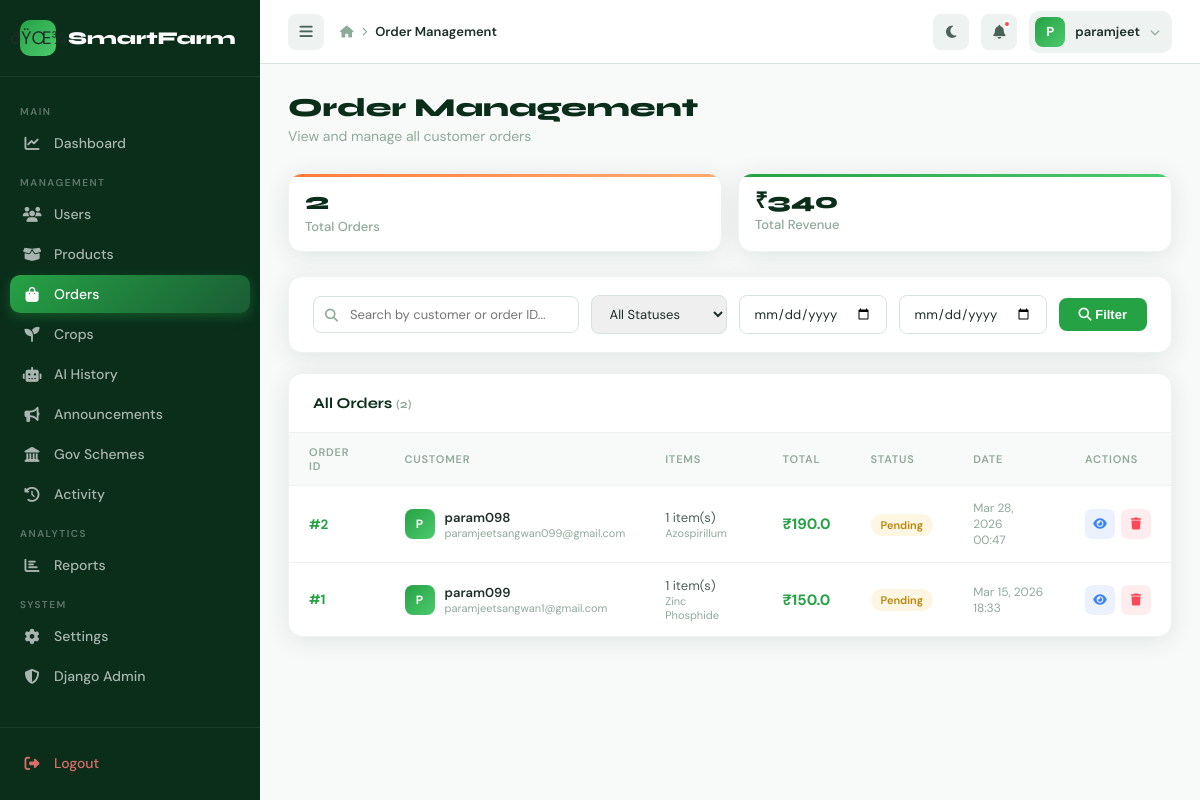
/myadmin/orders/ (signed in), run on the app's committed database.
### apps/orders/models.py (models this page shows, shortened)
class Order(models.Model):
    STATUS_CHOICES = [
        ('pending',    'Pending'),
        ('processing', 'Processing'),
        ('shipped',    'Shipped'),
        ('delivered',  'Delivered'),
        ('cancelled',  'Cancelled'),
        ('returned',   'Returned'),
    ]
    PAYMENT_CHOICES = [
        ('cod',      'Cash on Delivery'),
        ('razorpay', 'Razorpay'),
        ('stripe',   'Stripe'),
        ('upi',      'UPI'),
        ('card',     'Credit / Debit Card'),
    ]
    user = models.ForeignKey(User, on_delete=models.CASCADE, related_name='orders')
    shipping_address = models.ForeignKey(
        ShippingAddress, on_delete=models.SET_NULL,
        null=True, blank=True, related_name='orders'
    )
    total_price = models.FloatField(default=0)
    status = models.CharField(max_length=20, choices=STATUS_CHOICES, default='pending')
    payment_method = models.CharField(max_length=20, choices=PAYMENT_CHOICES, default='cod')
    payment_status = models.CharField(
        max_length=20,
        choices=[('pending','Pending'),('paid','Paid'),('failed','Failed'),('refunded','Refunded')],
        default='pending'
    )
    upi_transaction_id = models.CharField(max_length=100, blank=True, null=True)
    created_at = models.DateTimeField(auto_now_add=True)

class OrderItem(models.Model):
    order = models.ForeignKey(Order, related_name='items', on_delete=models.CASCADE)
    item_type = models.CharField(max_length=50, default='tool')
    item_id = models.PositiveIntegerField(default=0)
    name = models.CharField(max_length=100, default='unknown')
    price = models.FloatField(default=0)
    quantity = models.PositiveIntegerField(default=1)

### apps/admin_panel/views.py (the view)
    def wrapper(request, *args, **kwargs):
        if not request.user.is_authenticated:
            return redirect('login')
        if not request.user.is_staff:
            messages.error(request, 'Access denied. Admin only.')
            return redirect('login')  # FIX: was redirect('dashboard') — sent to user dashboard
        return view_func(request, *args, **kwargs)

### apps/admin_panel/views.py (called while the page is built)
def admin_required(view_func):
    def wrapper(request, *args, **kwargs):
        if not request.user.is_authenticated:
            return redirect('login')
        if not request.user.is_staff:
            messages.error(request, 'Access denied. Admin only.')
            return redirect('login')  # FIX: was redirect('dashboard') — sent to user dashboard
        return view_func(request, *args, **kwargs)
    wrapper.__name__ = view_func.__name__
    return wrapper

### templates/admin_panel/orders.html (shortened to what this page needs)
{% extends "admin_panel/base_admin.html" %}
{% block breadcrumb %}Order Management{% endblock %}
{% block content %}
<div class="page-header">
    <h1 class="page-title">Order Management</h1>
    <p class="page-subtitle">View and manage all customer orders</p>
</div>
<div style="display:grid;grid-template-columns:repeat(auto-fit,minmax(160px,1fr));gap:16px;margin-bottom:24px;">
    <div class="stat-card orange" style="padding:16px;">
        <div class="stat-value" style="font-size:24px;">{{ total_orders }}</div>
        <div class="stat-label">Total Orders</div>
    </div>
    <div class="stat-card green" style="padding:16px;">
        <div class="stat-value" style="font-size:22px;">₹{{ total_revenue|floatformat:0 }}</div>
        <div class="stat-label">Total Revenue</div>
    </div>
</div>
<div class="table-card" style="margin-bottom:20px;padding:18px 24px;">
    <form method="GET" style="display:flex;gap:12px;flex-wrap:wrap;align-items:center;">
        <div style="flex:1;min-width:200px;position:relative;">
            <i class="fas fa-search" style="position:absolute;left:12px;top:50%;transform:translateY(-50%);color:var(--gray-400);font-size:13px;"></i>
            <input type="text" name="q" value="{{ search }}" placeholder="Search by customer or order ID..."
                style="width:100%;padding:9px 12px 9px 36px;border:1.5px solid var(--gray-200);border-radius:8px;font-size:13px;font-family:'DM Sans',sans-serif;outline:none;">
        </div>
        <select name="status" style="padding:9px 14px;border:1.5px solid var(--gray-200);border-radius:8px;font-size:13px;font-family:'DM Sans',sans-serif;outline:none;color:var(--gray-800);">
            <option value="">All Statuses</option>
        </select>
        <input type="date" name="date_from" value="{{ date_from }}"
            style="padding:9px 14px;border:1.5px solid var(--gray-200);border-radius:8px;font-size:13px;font-family:'DM Sans',sans-serif;outline:none;color:var(--gray-800);">
        <input type="date" name="date_to" value="{{ date_to }}"
            style="padding:9px 14px;border:1.5px solid var(--gray-200);border-radius:8px;font-size:13px;font-family:'DM Sans',sans-serif;outline:none;color:var(--gray-800);">
        <button type="submit" style="padding:9px 20px;background:var(--green-bright);color:white;border:none;border-radius:8px;font-size:13px;font-weight:600;cursor:pointer;">
            <i class="fas fa-search"></i> Filter
        </button>
    </form>
</div>
<div class="table-card">
    <div class="table-header">
        <span class="table-title">All Orders <span style="font-size:12px;color:var(--gray-400);">({{ total_orders }})</span></span>
    </div>
    <div style="overflow-x:auto;">
    <table>
        <thead>
            <tr>
                <th>Order ID</th>
                <th>Customer</th>
                <th>Items</th>
                <th>Total</th>
                <th>Status</th>
                <th>Date</th>
                <th>Actions</th>
            </tr>
        </thead>
        <tbody>
            {% for order in orders %}
            <tr>
                <td><strong style="color:var(--green-bright);">#{{ order.id }}</strong></td>
                <td>
                    <div style="display:flex;align-items:center;gap:10px;">
                        <div style="width:30px;height:30px;border-radius:8px;background:linear-gradient(135deg,var(--green-bright),var(--green-light));display:flex;align-items:center;justify-content:center;color:white;font-weight:700;font-size:12px;">
                            {{ order.user.username|first|upper }}
                        </div>
                        <div>
                            <div style="font-weight:600;font-size:13px;">{{ order.user.username }}</div>
                            <div style="font-size:11px;color:var(--gray-400);">{{ order.user.email }}</div>
                        </div>
                    </div>
                </td>
                <td>
                    <span style="font-size:13px;color:var(--gray-600);">{{ order.items.count }} item(s)</span>
                    <div style="font-size:11px;color:var(--gray-400);">
                        {% for item in order.items.all|slice:":2" %}{{ item.name }}{% if not forloop.last %}, {% endif %}{% endfor %}
                    </div>
                </td>
                <td style="font-weight:700;color:var(--green-bright);font-size:15px;">₹{{ order.total_price }}</td>
                <td><span class="status-badge {{ order.status }}">{{ order.status|capfirst }}</span></td>
                <td style="font-size:12px;color:var(--gray-400);">{{ order.created_at|date:"M d, Y" }}<br>{{ order.created_at|time:"H:i" }}</td>
                <td>
                    <div style="display:flex;gap:6px;">
                        <a href="{% url 'admin_order_detail' order.id %}"
                            style="width:30px;height:30px;border-radius:7px;background:rgba(59,130,246,0.1);color:var(--accent-blue);display:flex;align-items:center;justify-content:center;text-decoration:none;font-size:12px;"
                            title="View details">
                            <i class="fas fa-eye"></i>
                        </a>
                        <form method="POST" action="{% url 'admin_order_delete' order.id %}" onsubmit="return confirm('Delete Order #{{ order.id }}?')">
                            <button type="submit"
                                style="width:30px;height:30px;border-radius:7px;background:rgba(255,71,87,0.1);color:var(--accent-red);border:none;cursor:pointer;font-size:12px;"
                                title="Delete order">
                                <i class="fas fa-trash"></i>
                            </button>
                        </form>
                    </div>
                </td>
            </tr>
            {% empty %}
            <tr><td colspan="7" style="text-align:center;padding:40px;color:var(--gray-400);">
                <i class="fas fa-shopping-bag" style="font-size:32px;margin-bottom:10px;display:block;opacity:0.3;"></i>
                No orders found
            </td></tr>
            {% endfor %}
        </tbody>
    </table>
    </div>
</div>
{% endblock %}

### templates/admin_panel/base_admin.html (shortened to what this page needs)
{% load static %}
<!DOCTYPE html>
<html lang="en">
<head>
    <link rel="stylesheet" href="https://cdnjs.cloudflare.com/ajax/libs/font-awesome/6.4.0/css/all.min.css">
</head>
<body>
<aside class="sidebar" id="sidebar">
    <div class="sidebar-logo">
        <div class="logo-icon">ðŸŒ¾</div>
        <span class="logo-text">SmartFarm</span>
    </div>
    <nav class="sidebar-nav">
        <div class="nav-section-label">Main</div>
        <a href="{% url 'admin_dashboard' %}" class="nav-item {% if request.resolver_match.url_name == 'admin_dashboard' %}active{% endif %}">
            <i class="fas fa-chart-line"></i><span class="nav-label">Dashboard</span>
        </a>
        <div class="nav-section-label">Management</div>
        <a href="{% url 'admin_users' %}" class="nav-item {% if 'admin_user' in request.resolver_match.url_name %}active{% endif %}">
            <i class="fas fa-users"></i><span class="nav-label">Users</span>
        </a>
        <a href="{% url 'admin_products' %}" class="nav-item {% if 'admin_product' in request.resolver_match.url_name %}active{% endif %}">
            <i class="fas fa-box-open"></i><span class="nav-label">Products</span>
        </a>
        <a href="{% url 'admin_orders' %}" class="nav-item {% if 'admin_order' in request.resolver_match.url_name %}active{% endif %}">
            <i class="fas fa-shopping-bag"></i><span class="nav-label">Orders</span>
        </a>
        <a href="{% url 'admin_crops' %}" class="nav-item {% if 'admin_crop' in request.resolver_match.url_name %}active{% endif %}">
            <i class="fas fa-seedling"></i><span class="nav-label">Crops</span>
        </a>
        <a href="{% url 'admin_ai_history' %}" class="nav-item {% if 'admin_ai' in request.resolver_match.url_name %}active{% endif %}">
            <i class="fas fa-robot"></i><span class="nav-label">AI History</span>
        </a>
        <a href="{% url 'admin_announcements' %}" class="nav-item {% if 'admin_announcement' in request.resolver_match.url_name %}active{% endif %}">
            <i class="fas fa-bullhorn"></i><span class="nav-label">Announcements</span>
        </a>
        <a href="{% url 'admin_schemes' %}" class="nav-item {% if request.resolver_match and 'admin_scheme' in request.resolver_match.url_name %}active{% endif %}">
            <i class="fas fa-landmark"></i><span class="nav-label">Gov Schemes</span>
        </a>
        <a href="{% url 'admin_activity' %}" class="nav-item {% if request.resolver_match.url_name == 'admin_activity' %}active{% endif %}">
            <i class="fas fa-history"></i><span class="nav-label">Activity</span>
        </a>
        <div class="nav-section-label">Analytics</div>
        <a href="{% url 'admin_reports' %}" class="nav-item {% if 'admin_report' in request.resolver_match.url_name %}active{% endif %}">
            <i class="fas fa-chart-bar"></i><span class="nav-label">Reports</span>
        </a>
        <div class="nav-section-label">System</div>
        <a href="{% url 'admin_settings' %}" class="nav-item {% if 'admin_setting' in request.resolver_match.url_name %}active{% endif %}">
            <i class="fas fa-cog"></i><span class="nav-label">Settings</span>
        </a>
        <a href="/admin/" class="nav-item">
            <i class="fas fa-shield-alt"></i><span class="nav-label">Django Admin</span>
        </a>
    </nav>
    <div class="sidebar-footer">
        <form method="post" action="{% url 'logout' %}" style="margin:0;">{% csrf_token %}<button type="submit" class="nav-item" style="color:rgba(255,120,120,0.85);background:none;border:none;cursor:pointer;width:100%;font-family:'DM Sans',sans-serif;font-size:14px;font-weight:500;padding:10px 12px;border-radius:10px;display:flex;align-items:center;gap:12px;"><i class="fas fa-sign-out-alt"></i><span class="nav-label">Logout</span></button></form>
    </div>
</aside>
<div class="main-wrap" id="mainWrap">
    <header class="topbar">
        <button class="topbar-toggle" id="sidebarToggle"><i class="fas fa-bars"></i></button>
        <div class="breadcrumb">
            <i class="fas fa-home" style="font-size:12px;"></i>
            <i class="fas fa-chevron-right" style="font-size:9px;margin:0 2px;"></i>
            <span>{% block breadcrumb %}Dashboard{% endblock %}</span>
        </div>
        <div class="topbar-right">
            <button class="topbar-btn" id="darkToggle"><i class="fas fa-moon" id="darkIcon"></i></button>
            {% if request.user.is_authenticated %}<button class="topbar-btn" id="notifBtn">
                <i class="fas fa-bell"></i>
                <span class="notif-dot"></span>
            </button>{% endif %}
                        <div class="topbar-user" id="userMenuBtn">
                <div class="user-avatar">{{ request.user.username|first|upper }}</div>
                <span class="user-name">{{ request.user.username }}</span>
                <i class="fas fa-chevron-down" style="font-size:10px;color:var(--gray-400);"></i>
            </div>
        </div>
    </header>
    <main class="page-content">{% block content %}{% endblock %}</main>
</div>
</body>
</html>

### data on the page
Order: id "2", user.username|first "P", user.username "param098", user.email "paramjeetsangwan099@gmail.com", items.count "1", total_price "190.0", status "Pending", created_at "Mar 28, 2026", created_at "00:47"
OrderItem: name "Azospirillum"
Order: id "1", user.username|first "P", user.username "param099", user.email "paramjeetsangwan1@gmail.com", items.count "1", total_price "150.0", status "Pending", created_at "Mar 15, 2026", created_at "18:33"
OrderItem: name "Zinc Phosphide"

### other printed values
{{ request.user.username|first|upper }} "P"
{{ request.user.username }} "paramjeet"
{{ total_orders }} "2"
{{ total_revenue|floatformat:0 }} "340"
